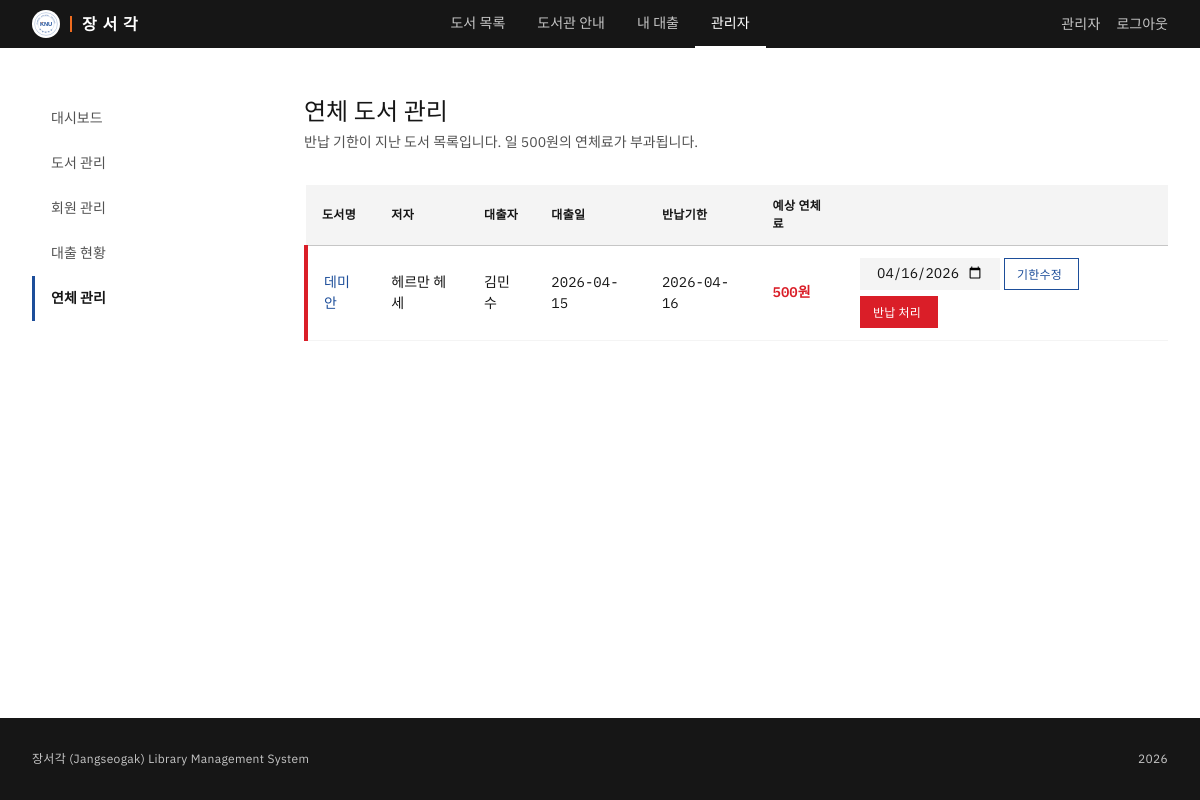
Page /admin/overdue (signed in) on the committed database.
### tables this page shows
CREATE TABLE loans (
            id INTEGER PRIMARY KEY AUTOINCREMENT,
            book_id INTEGER NOT NULL REFERENCES books(id),
            member_id INTEGER NOT NULL REFERENCES members(id),
            borrowed_at TEXT DEFAULT (datetime('now', 'localtime')),
            due_at TEXT NOT NULL,
            returned_at TEXT,
            qr_token TEXT UNIQUE NOT NULL,
            status TEXT NOT NULL DEFAULT 'borrowed',
            fine_amount INTEGER DEFAULT 0
        );

CREATE TABLE books (
            id INTEGER PRIMARY KEY AUTOINCREMENT,
            title TEXT NOT NULL,
            author TEXT NOT NULL,
            isbn TEXT,
            publisher TEXT,
            year INTEGER,
            location_section TEXT NOT NULL,
            location_shelf INTEGER NOT NULL,
            location_row INTEGER NOT NULL,
            status TEXT NOT NULL DEFAULT 'available',
            cover_color TEXT DEFAULT '#c6c6c6',
            created_at TEXT DEFAULT (datetime('now', 'localtime'))
        );

CREATE TABLE members (
            id INTEGER PRIMARY KEY AUTOINCREMENT,
            username TEXT UNIQUE NOT NULL,
            password TEXT NOT NULL,
            name TEXT NOT NULL,
            role TEXT NOT NULL DEFAULT 'user',
            created_at TEXT DEFAULT (datetime('now', 'localtime'))
        );

### app.py (the view)
@app.route('/admin/overdue')
@admin_required
def admin_overdue():
    loans = models.get_overdue_loans()
    return render_template('admin/overdue.html', loans=loans)

### app.py (called while the page is built)
@app.context_processor
def inject_globals():
    return {
        'sections': SECTIONS,
        'now': datetime.now(),
        'server_ip': SERVER_IP,
        'server_port': SERVER_PORT,
        'fine_per_day': FINE_PER_DAY,
    }

@app.template_filter('dateformat')
def dateformat(value, fmt='%Y-%m-%d'):
    if not value:
        return ''
    if isinstance(value, str):
        try:
            value = datetime.strptime(value, '%Y-%m-%d %H:%M:%S')
        except ValueError:
            return value
    return value.strftime(fmt)

@app.template_filter('calc_fine')
def calc_fine_filter(due_at_str):
    if not due_at_str:
        return 0
    return models.calculate_fine(due_at_str)

def admin_required(f):
    @wraps(f)
    def decorated(*args, **kwargs):
        if 'member_id' not in session:
            flash('로그인이 필요합니다.', 'warning')
            return redirect(url_for('login'))
        if session.get('role') != 'admin':
            flash('관리자 권한이 필요합니다.', 'error')
            return redirect(url_for('index'))
        return f(*args, **kwargs)
    return decorated

### models.py (called while the page is built)
def get_db():
    db = sqlite3.connect(DATABASE)
    db.row_factory = sqlite3.Row
    db.execute("PRAGMA journal_mode=WAL")
    db.execute("PRAGMA foreign_keys=ON")
    return db

def calculate_fine(due_at_str, returned_at=None):
    due = datetime.strptime(due_at_str, '%Y-%m-%d %H:%M:%S')
    if returned_at is None:
        returned_at = datetime.now()
    overdue_days = max(0, (returned_at - due).days)
    return overdue_days * FINE_PER_DAY

def get_overdue_loans():
    db = get_db()
    now = datetime.now().strftime('%Y-%m-%d %H:%M:%S')
    loans = db.execute(
        '''SELECT l.*, b.title, b.author, m.name as member_name
           FROM loans l
           JOIN books b ON l.book_id = b.id
           JOIN members m ON l.member_id = m.id
           WHERE l.status != 'returned' AND l.due_at < ?
           ORDER BY l.due_at ASC''',
        (now,)
    ).fetchall()
    db.close()
    return loans

### templates/admin/overdue.html (shortened to what this page needs)
{% extends 'base.html' %}
{% block content %}
<div class="container">
  <div class="admin-layout">
    {% include 'admin/_sidebar.html' %}
    <div class="admin-main">
      <div class="page-header">
        <h1 class="page-header-title">연체 도서 관리</h1>
        <p class="page-header-sub">반납 기한이 지난 도서 목록입니다. 일 {{ '{:,}'.format(fine_per_day) }}원의 연체료가 부과됩니다.</p>
      </div>
      {% if loans %}
      <table class="data-table">
        <thead>
          <tr>
            <th>도서명</th>
            <th>저자</th>
            <th>대출자</th>
            <th>대출일</th>
            <th>반납기한</th>
            <th>예상 연체료</th>
            <th></th>
          </tr>
        </thead>
        <tbody>
          {% for loan in loans %}
          <tr class="row-overdue">
            <td>
              <a href="{{ url_for('book_detail', book_id=loan.book_id) }}">{{ loan.title }}</a>
            </td>
            <td class="text-secondary">{{ loan.author }}</td>
            <td>{{ loan.member_name }}</td>
            <td class="mono">{{ loan.borrowed_at|dateformat }}</td>
            <td class="mono">{{ loan.due_at|dateformat }}</td>
            <td class="mono" style="color: var(--cds-support-error); font-weight: 600;">
              {{ '{:,}'.format(loan.due_at|calc_fine) }}원
            </td>
            <td>
              <div style="display: flex; gap: 6px; align-items: center; flex-wrap: wrap;">
                <form method="POST" action="{{ url_for('admin_loan_adjust', loan_id=loan.id) }}"
                      style="margin:0; display: flex; gap: 4px; align-items: center;">
                  <input type="date" name="due_date" class="form-input" style="height: 32px; width: 140px;"
                         value="{{ loan.due_at[:10] }}" required>
                  <button type="submit" class="btn btn-tertiary btn-sm" title="기한 수정 (연체 해제 등)">기한수정</button>
                </form>
                <form method="POST" action="{{ url_for('admin_return', loan_id=loan.id) }}" style="margin:0;">
                  <button type="submit" class="btn btn-danger btn-sm">반납 처리</button>
                </form>
              </div>
            </td>
          </tr>
          {% endfor %}
        </tbody>
      </table>
      {% else %}
      <div class="empty-state">
        <div class="empty-state-icon" style="color: var(--cds-support-success);">&#10003;</div>
        <p class="empty-state-text">연체 도서가 없습니다.</p>
      </div>
      {% endif %}
    </div>
  </div>
</div>
{% endblock %}

### static/css/style.css (style rules this page uses)
:root { --cds-background: #ffffff; --cds-layer-01: #f4f4f4; --cds-layer-02: #e0e0e0; --cds-layer-hover-01: #e8e8e8; --cds-text-primary: #161616; --cds-text-secondary: #525252; --cds-text-placeholder: #6f6f6f; --cds-text-disabled: #8d8d8d; --cds-text-on-color: #ffffff; --cds-border-subtle: #c6c6c6; --cds-border-strong: #161616; --cds-button-primary: #1d4e9a; --cds-button-primary-hover: #163d7a; --cds-button-primary-active: #102d5c; --cds-button-secondary: #393939; --cds-button-secondary-hover: #4c4c4c; --cds-button-danger: #da1e28; --cds-button-danger-hover: #b81921; --cds-link-primary: #1d4e9a; --cds-link-primary-hover: #163d7a; --cds-focus: #0f62fe; --cds-focus-inset: #ffffff; --cds-support-error: #da1e28; --cds-support-success: #24a148; --cds-support-warning: #f1c21b; --cds-support-info: #0f62fe; --cds-field: #f4f4f4; --cds-ui-background-dark: #161616; --cds-gray-90: #262626; --cds-gray-80: #393939; --cds-gray-70: #525252; --cds-gray-30: #c6c6c6; --cds-gray-20: #e0e0e0; --cds-gray-10: #f4f4f4; --cds-blue-10: #edf2fa; --cds-blue-60: #1d4e9a; --knu-blue: #1d4e9a; --knu-blue-dark: #163d7a; --knu-blue-light: #e8eef8; --knu-orange: #ef6c1f; --knu-orange-light: #fce8d8; --cds-red-10: #fff1f1; --cds-red-60: #da1e28; --cds-green-10: #defbe6; --cds-green-50: #24a148; --cds-yellow-30: #f1c21b; --spacing-01: 2px; --spacing-02: 4px; --spacing-03: 8px; --spacing-04: 12px; --spacing-05: 16px; --spacing-06: 24px; --spacing-07: 32px; --spacing-08: 40px; --spacing-09: 48px; --spacing-10: 64px; --spacing-11: 80px; --spacing-12: 96px; }
*, *::before, *::after { box-sizing: border-box; margin: 0; padding: 0; }
html { font-size: 16px; -webkit-font-smoothing: antialiased; -moz-osx-font-smoothing: grayscale; }
body { font-family: 'IBM Plex Sans', 'Helvetica Neue', Arial, sans-serif; font-weight: 400; font-size: 16px; line-height: 1.5; color: var(--cds-text-primary); background-color: var(--cds-background); min-height: 100vh; display: flex; flex-direction: column; }
a { color: var(--cds-link-primary); text-decoration: none; transition: color 150ms ease; }
.mono { font-family: 'IBM Plex Mono', monospace; }
.text-secondary { color: var(--cds-text-secondary); }
.container { max-width: 1584px; margin: 0 auto; padding: 0 var(--spacing-07); width: 100%; }
.btn { display: inline-flex; align-items: center; justify-content: center; gap: var(--spacing-03); font-family: 'IBM Plex Sans', sans-serif; font-size: 0.875rem; font-weight: 400; letter-spacing: 0.16px; height: 48px; padding: 0 63px 0 15px; border: 1px solid transparent; border-radius: 0; cursor: pointer; transition: background-color 100ms ease, border-color 100ms ease; text-decoration: none; white-space: nowrap; }
.btn-tertiary { background: transparent; color: var(--cds-button-primary); border: 1px solid var(--cds-button-primary); }
.btn-danger { background: var(--cds-button-danger); color: var(--cds-text-on-color); }
.btn-sm { height: 32px; padding: 0 var(--spacing-05) 0 var(--spacing-04); font-size: 0.75rem; }
.form-input { width: 100%; height: 40px; padding: 0 var(--spacing-05); font-family: 'IBM Plex Sans', sans-serif; font-size: 0.875rem; color: var(--cds-text-primary); background: var(--cds-field); border: none; border-bottom: 2px solid transparent; border-radius: 0; transition: border-color 150ms ease; }
.form-input::placeholder { color: var(--cds-text-placeholder); }
.data-table { width: 100%; border-collapse: collapse; font-size: 0.875rem; }
.data-table thead { background: var(--cds-layer-01); }
.data-table th { padding: var(--spacing-04) var(--spacing-05); text-align: left; font-weight: 600; font-size: 0.75rem; letter-spacing: 0.32px; color: var(--cds-text-primary); border-bottom: 1px solid var(--cds-border-subtle); }
.data-table td { padding: var(--spacing-04) var(--spacing-05); border-bottom: 1px solid var(--cds-layer-01); color: var(--cds-text-primary); vertical-align: middle; }
.data-table .row-overdue { border-left: 4px solid var(--cds-support-error); }
.page-header { margin-bottom: var(--spacing-07); }
.page-header-title { font-size: 1.5rem; font-weight: 400; line-height: 1.33; color: var(--cds-text-primary); }
.page-header-sub { font-size: 0.875rem; color: var(--cds-text-secondary); margin-top: var(--spacing-02); }
.admin-layout { display: flex; gap: var(--spacing-07); }
.admin-main { flex: 1; min-width: 0; }

### rows in the picture
loans: title "데미안", author "헤르만 헤세", member_name "김민수", borrowed_at "2026-04-15", due_at "2026-04-16", due_at|calc_fine "500", due_date "04/16/2026"

### other values in the picture
{{ session.get('name', '') }} "관리자"
{{ '{:,}'.format(fine_per_day) }} "500"
